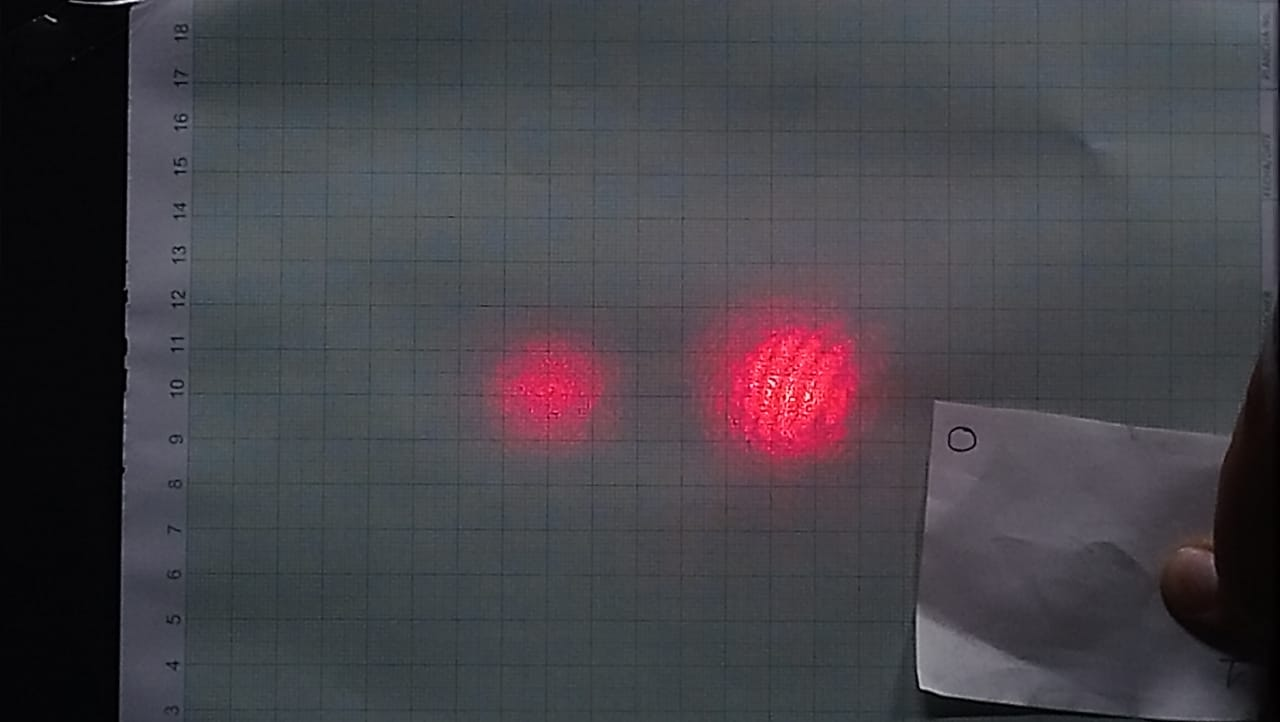
#> input picture images/0.jpeg, 1280 x 722 px; its folder holds 4 pictures in this run
$ jupyter execute --allow-errors Piezoelectricos.ipynb   (shell and % lines are left out)
#> lines starting #> are read from the running program, lines starting #| are printed output that depends on the picture
# Caracterización piezoelectricos

[cell 1]
import urllib
import cv2
import numpy as np
import time
import os
import matplotlib.pyplot as plt
from scipy.fftpack import fft,fftfreq
from scipy import optimize

## Primeras imágenes

En primer lugar se leen las imagenes tomadas en el laboratorio para poder hacer mediciones, se implementa el siguiente ciclo

[cell 2]
datadir  = "images"
path = os.path.join(datadir)
im = []
for i in os.listdir(path):
    im.append(cv2.imread(os.path.join(path,i),cv2.IMREAD_GRAYSCALE))

Se guardan las imagenes en escala de grises dentro de la variable **im**

[cell 3]
np.shape(im)
#> Out = (4, 722, 1280)

Veamos ahora todas las imagenes que se van a analizar

[cell 4]
fig, ax = plt.subplots(4, 4, figsize = (12, 12))
fig.suptitle('Imagenes de interferometro',fontsize = "20")
#fig.tight_layout(pad = 0.1, rect = [0, 0, 0.9, 0.9])
#> (the rest of this cell did not finish here and is left out)

Para poder hacer el análisis del corriemiento se elije una linea en el píxel 400 para ver la intensidad que se tiene en el patrón de difracción

[cell 5]
plt.imshow(im[1],cmap = "gray")
plt.axhline(y=400, color='r', linestyle='-')
plt.axvline(x=730, color='r', linestyle='-')
plt.axvline(x=850, color='r', linestyle='-')
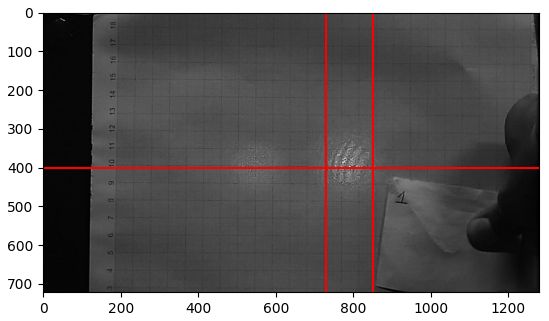
#> figure drawn by matplotlib, 1 panel

Veamos entonces las intensidades sobre la línea del pixel 400 para cada una de las imagenes que se están analizando , entonces

[cell 6]
fig, ax = plt.subplots(4, 4, figsize = (12, 12))
fig.suptitle('Imagenes de interferometro',fontsize = "20")
fig.tight_layout(pad = 0.1, rect = [0, 0, 0.9, 0.9])
#> (the rest of this cell did not finish here and is left out)

Ahora se hace la transofrmada rápida de Fourier de cada uno de los anteriores perfiles, los cuales deben coincidir.

[cell 7]
n = np.shape(im[0][400])
#> n = (1280,)
f = 100.
T = 1./f

xf =[]; yf = []
#plt.plot(im[4][400])
for i in range(len(im)):
    yf.append(fft(im[i][400]))
    xf.append(fftfreq(len(im[i][400])) * f)


fig, ax = plt.subplots(4, 4, figsize = (12, 12))
fig.suptitle('Transformada de Fourier',fontsize = "20")
fig.tight_layout(pad = 0.8, rect = [0, 0, 0.9, 0.9])
#> (the rest of this cell did not finish here and is left out)

La diferencia de fase en un interferometro de do haces está dada por

$$\phi = 2\pi d \sigma \cos \alpha$$

En donde

$$d : \text{Diferencia de camino óptico}$$

$$\alpha = \text{Ángulo entre la dirección del haz y el angulo de observación}$$

$$\sigma = \frac{1}{\lambda}: \text{Número de onda}$$

Por tanto la ecuación que se utiliza será

$$\boxed{\phi=\frac{2\pi d}{\lambda}}$$

En este caso se utiliza un laser rojo con longitud de onda $\lambda = (635 \pm xxx)nm$

Ahora, para extraer la fase de nuestors datos se utiliza la transformada de Fourier calculada anteriormente. Tenemos una relación útil que permite calcular facilmente la fase de la longitud seleccionada

$$\phi = \tan^{-1}\left(\frac{Im(c(x,y))}{Re(c(x,y))})\right)$$

[cell 8]
fase = np.zeros(len(im))
for i in range(len(im)):
    fase[i] = np.max(np.arctan(np.imag(yf[i])/np.real(yf[i])))

fase

[cell 9]
fase-np.roll(fase,-1)

[cell 10]
plt.plot(f,"r.")
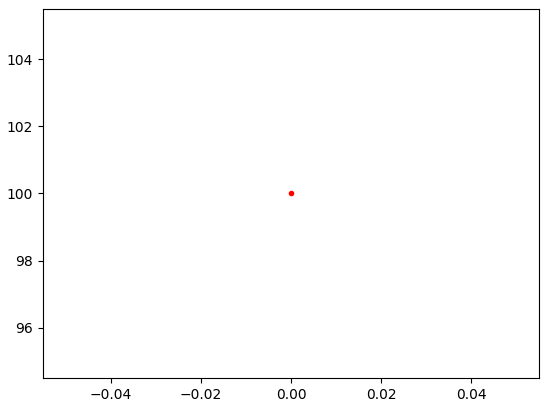
#> figure drawn by matplotlib, 1 panel

[cell 11]
plt.imshow(im[0])
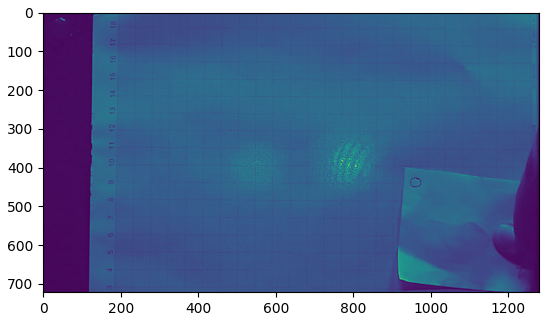
#> figure drawn by matplotlib, 1 panel

[cell 12]
#plt.scatter(np.max(fftfreq(len(im[0]))*f),np.max(np.abs(fft(im[0]))), s=5, c='red', marker='o')
plt.imshow(np.abs(fft(im[0])))
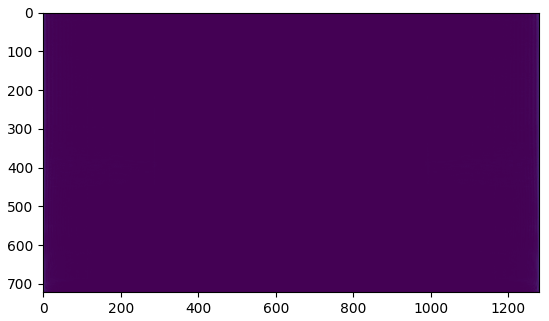
#> figure drawn by matplotlib, 1 panel

[cell 13]
from matplotlib.colors import LogNorm
ftimage = np.fft.fft2(im[1])
ftimage = np.fft.fftshift(ftimage)
plt.imshow(np.abs(ftimage),norm = LogNorm(vmin=10),cmap = "seismic")
plt.colorbar()
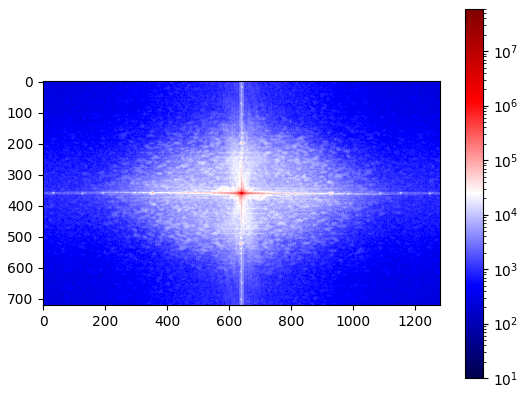
#> figure drawn by matplotlib, 2 panels

[cell 14]
np.max(np.imag(ftimage))

[cell 15]
print(np.max(np.arctan(np.imag(ftimage[0])/np.real(ftimage[0]))))

[cell 16]
n = np.shape(im[0])
#> n = (722, 1280)
f = 100.
T = 1./f
ftimage = []
for i in range(len(im)):
    x = np.fft.fft2(im[i])
    x = np.fft.fftshift(x)
    ftimage.append(x)

[cell 17]
fig, ax = plt.subplots(4, 4, figsize = (12, 12))
fig.suptitle('Transformada de Fourier',fontsize = "20")
fig.tight_layout(pad = 0.8, rect = [0, 0, 0.9, 0.9])
#> (the rest of this cell did not finish here and is left out)

[cell 18]
fase = np.zeros(len(im))
for i in range(len(im)):
    fase[i] = np.max(np.arctan(np.imag(ftimage[i])/np.real(ftimage[i])))

fase

[cell 19]
d = []
for i in range(1,len(fase)):
    d.append(fase[0]-fase[i])
    print(fase[0]-fase[i],i)
print (len(d))

[cell 20]
plt.plot(d,"r.")
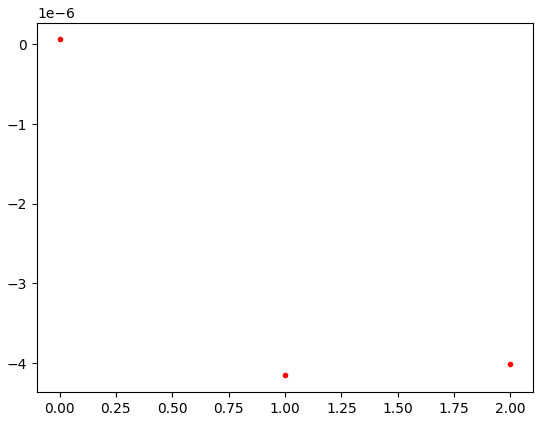
#> figure drawn by matplotlib, 1 panel
